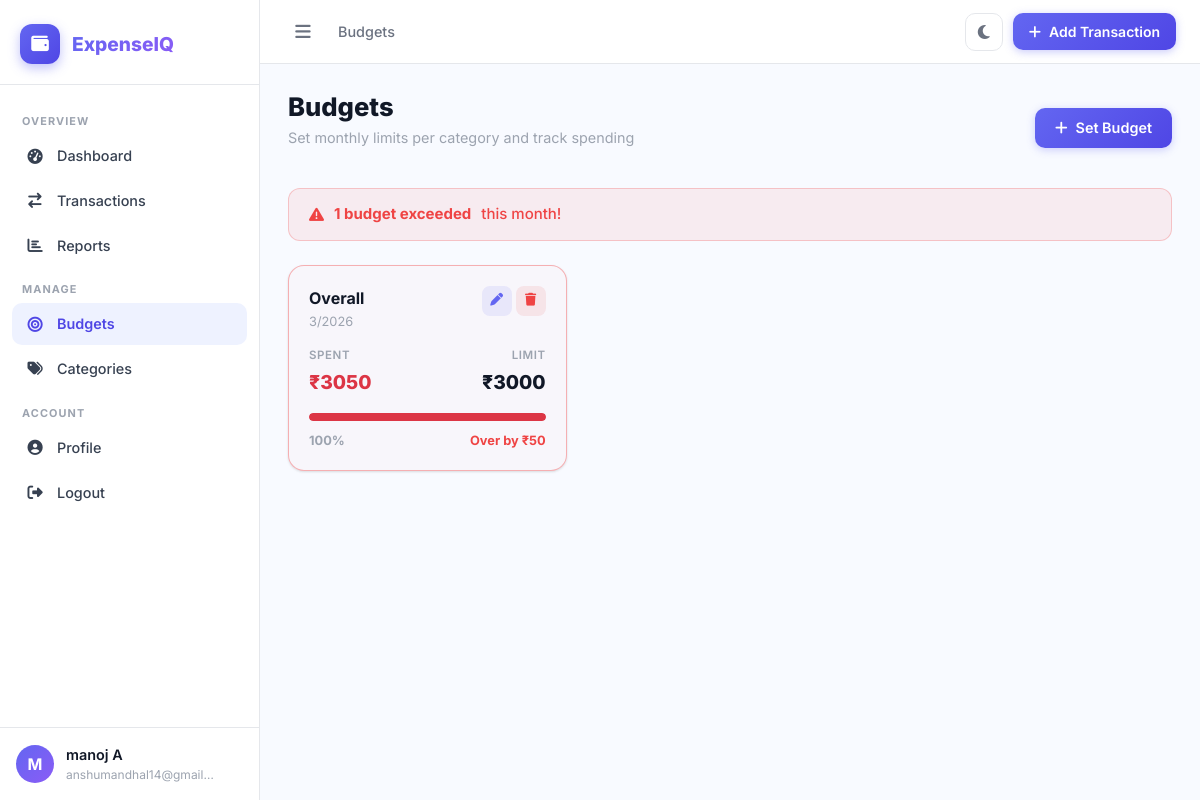
Screenshot of /budgets/ (signed in) with the database file from the repository.
### budgets/models.py (models this page shows, shortened)
class Budget(models.Model):
    user = models.ForeignKey(User, on_delete=models.CASCADE, related_name="budgets")
    category = models.ForeignKey(
        Category,
        on_delete=models.CASCADE,
        related_name="budgets",
        null=True,
        blank=True,
        help_text="Null = overall budget (no specific category)",
    )
    monthly_limit = models.DecimalField(max_digits=12, decimal_places=2)
    month = models.PositiveSmallIntegerField()  # 1–12
    year = models.PositiveIntegerField()
    class Meta:
        unique_together = ["user", "category", "month", "year"]
        ordering = ["-year", "-month", "category__name"]
    def get_spent(self):
        from django.db.models import Sum
        from expenses.models import Transaction
        qs = Transaction.objects.filter(
            user=self.user,
            transaction_type="EXPENSE",
            date__month=self.month,
            date__year=self.year,
        )
        if self.category:
            qs = qs.filter(category=self.category)
        result = qs.aggregate(total=Sum("amount"))["total"] or 0
        return result
    def get_remaining(self):
        return self.monthly_limit - self.get_spent()
    def get_percentage(self):
        if self.monthly_limit == 0:
            return 0
        pct = (self.get_spent() / self.monthly_limit) * 100
        return min(round(pct, 1), 100)
    def is_exceeded(self):
        return self.get_spent() > self.monthly_limit

### budgets/views.py (the view)
# urls.py: path("", views.budget_list, name="budget_list"),
@login_required
def budget_list(request):
    now = timezone.now()
    budgets = Budget.objects.filter(user=request.user).select_related("category")
    budget_data = []
    for budget in budgets:
        spent = budget.get_spent()
        remaining = budget.get_remaining()
        percentage = budget.get_percentage()
        exceeded = budget.is_exceeded()
        budget_data.append(
            {
                "budget": budget,
                "spent": spent,
                "remaining": remaining,
                "percentage": percentage,
                "exceeded": exceeded,
            }
        )
    alert_count = sum(1 for b in budget_data if b["exceeded"])
    return render(
        request,
        "budgets/budget_list.html",
        {
            "budget_data": budget_data,
            "alert_count": alert_count,
            "current_month": now.month,
            "current_year": now.year,
        },
    )

### templates/budgets/budget_list.html (shortened to what this page needs)
{% extends 'base.html' %}
{% block breadcrumb %}Budgets{% endblock %}
{% block content %}
<div class="page-header d-flex align-items-center justify-content-between flex-wrap gap-3">
    <div>
        <h1 class="page-title">Budgets</h1>
        <p class="page-subtitle">Set monthly limits per category and track spending</p>
    </div>
    <a href="{% url 'budget_add' %}" class="btn-primary-action"><i class="fa-solid fa-plus me-2"></i>Set Budget</a>
</div>
{% if alert_count %}
<div class="alert-banner mb-4">
    <i class="fa-solid fa-triangle-exclamation"></i>
    <strong>{{ alert_count }} budget{{ alert_count|pluralize }} exceeded</strong> this month!
</div>
{% endif %}
{% if budget_data %}
<div class="row g-4">
    {% for bd in budget_data %}
    <div class="col-md-6 col-lg-4">
        <div
            class="budget-card {% if bd.exceeded %}budget-card-danger{% elif bd.percentage >= 80 %}budget-card-warning{% endif %}">
            <div class="budget-card-top">
                <div>
                    <div class="budget-cat-name">{{ bd.budget.category.name|default:"Overall" }}</div>
                    <div class="budget-period">{{ bd.budget.month }}/{{ bd.budget.year }}</div>
                </div>
                <div class="d-flex gap-1">
                    <a href="{% url 'budget_edit' bd.budget.pk %}" class="action-btn edit-btn"><i
                            class="fa-solid fa-pen"></i></a>
                    <a href="{% url 'budget_delete' bd.budget.pk %}" class="action-btn delete-btn"><i
                            class="fa-solid fa-trash"></i></a>
                </div>
            </div>
            <div class="budget-amounts">
                <div>
                    <div class="label-sm">Spent</div>
                    <div class="amount-spent {% if bd.exceeded %}text-danger{% endif %}">₹{{ bd.spent|floatformat:0 }}
                    </div>
                </div>
                <div class="text-end">
                    <div class="label-sm">Limit</div>
                    <div class="amount-limit">₹{{ bd.budget.monthly_limit|floatformat:0 }}</div>
                </div>
            </div>
            <div class="progress budget-progress-bar mt-3">
                <div class="progress-bar {% if bd.exceeded %}bg-danger{% elif bd.percentage >= 80 %}bg-warning{% else %}bg-success{% endif %}"
                    style="width: {{ bd.percentage }}%"></div>
            </div>
            <div class="budget-footer">
                <span class="pct-label">{{ bd.percentage }}%</span>
                {% if bd.exceeded %}
                <span class="over-label">Over by ₹{{ bd.remaining|floatformat:0|slice:"1:" }}</span>
                {% else %}
                <span class="remaining-label">₹{{ bd.remaining|floatformat:0 }} left</span>
                {% endif %}
            </div>
        </div>
    </div>
    {% endfor %}
</div>
{% endif %}
{% endblock %}

### templates/base.html (shortened to what this page needs)
{% load static %}
<!DOCTYPE html>
<html lang="en" data-theme="light">
<head>
  <link href="https://cdn.jsdelivr.net/npm/bootstrap@5.3.3/dist/css/bootstrap.min.css" rel="stylesheet" />
  <link rel="stylesheet" href="https://cdnjs.cloudflare.com/ajax/libs/font-awesome/6.5.0/css/all.min.css" />
  <link rel="stylesheet" href="{% static 'css/style.css' %}" />
</head>
<body>
  {% if user.is_authenticated %}
  <div class="sidebar" id="sidebar">
    <div class="sidebar-brand">
      <div class="brand-icon"><i class="fa-solid fa-wallet"></i></div>
      <span class="brand-name">ExpenseIQ</span>
    </div>
    <nav class="sidebar-nav">
      <div class="nav-section-label">OVERVIEW</div>
      <a href="{% url 'dashboard' %}"
        class="nav-item {% if request.resolver_match.url_name == 'dashboard' %}active{% endif %}">
        <i class="fa-solid fa-gauge-high"></i>
        <span>Dashboard</span>
      </a>
      <a href="{% url 'transaction_list' %}"
        class="nav-item {% if 'transaction' in request.resolver_match.url_name %}active{% endif %}">
        <i class="fa-solid fa-arrow-right-arrow-left"></i>
        <span>Transactions</span>
      </a>
      <a href="{% url 'reports' %}"
        class="nav-item {% if request.resolver_match.url_name == 'reports' %}active{% endif %}">
        <i class="fa-solid fa-chart-bar"></i>
        <span>Reports</span>
      </a>
      <div class="nav-section-label">MANAGE</div>
      <a href="{% url 'budget_list' %}"
        class="nav-item {% if 'budget' in request.resolver_match.url_name %}active{% endif %}">
        <i class="fa-solid fa-bullseye"></i>
        <span>Budgets</span>
      </a>
      <a href="{% url 'category_list' %}"
        class="nav-item {% if 'category' in request.resolver_match.url_name %}active{% endif %}">
        <i class="fa-solid fa-tags"></i>
        <span>Categories</span>
      </a>
      <div class="nav-section-label">ACCOUNT</div>
      <a href="{% url 'profile' %}"
        class="nav-item {% if request.resolver_match.url_name == 'profile' %}active{% endif %}">
        <i class="fa-solid fa-user-circle"></i>
        <span>Profile</span>
      </a>
      <form method="post" action="{% url 'logout' %}" style="margin:0">
        <button type="submit" class="nav-item nav-item-btn w-100">
          <i class="fa-solid fa-right-from-bracket"></i>
          <span>Logout</span>
        </button>
      </form>
    </nav>
    <div class="sidebar-footer">
      <div class="user-avatar">{{ user.first_name|first|upper|default:user.username|first|upper }}</div>
      <div class="user-info">
        <div class="user-name">{{ user.get_full_name|default:user.username }}</div>
        <div class="user-email">{{ user.email }}</div>
      </div>
    </div>
  </div>
  <div class="main-wrapper" id="mainWrapper">
    <header class="topbar">
      <div class="topbar-left">
        <button class="sidebar-toggle" onclick="toggleSidebar()" aria-label="Toggle sidebar">
          <i class="fa-solid fa-bars"></i>
        </button>
        <div class="topbar-breadcrumb">{% block breadcrumb %}Dashboard{% endblock %}</div>
      </div>
      <div class="topbar-right">
        <button class="theme-toggle" id="themeToggle" onclick="toggleTheme()" title="Toggle dark/light mode">
          <i class="fa-solid fa-moon" id="themeIcon"></i>
        </button>
        <div class="dropdown">
          <button class="btn-quick-add dropdown-toggle" data-bs-toggle="dropdown">
            <i class="fa-solid fa-plus"></i>
            <span class="d-none d-md-inline">Add Transaction</span>
          </button>
        </div>
      </div>
    </header>
    <main class="page-content">
      {% else %}
      <div class="auth-wrapper">
        {% endif %}
        {% block content %}{% endblock %}
        {% if user.is_authenticated %}
    </main>
  </div>
  {% else %}
  </div>
  {% endif %}
</body>
</html>

### rows the page displays
Budget: budget.category.name "Overall", budget.month "3", budget.year "2026", spent "3050", budget.monthly_limit "3000", percentage "100", remaining "50"

### other values shown
{{ user.first_name|first|upper|default:user.username|first|upper }} "M"
{{ user.get_full_name|default:user.username }} "manoj A"
{{ user.email }} "anshumandhal14@gmail…"
{{ alert_count }} "1"
